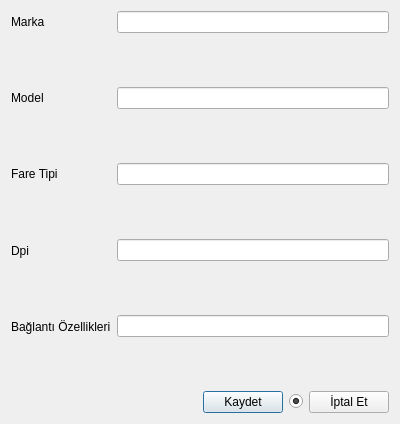
<?xml version="1.0" encoding="UTF-8"?>
<ui version="4.0">
 <class>TKNFarePencere</class>
 <widget class="QDialog" name="TKNFarePencere">
  <property name="geometry">
   <rect>
    <x>0</x>
    <y>0</y>
    <width>400</width>
    <height>424</height>
   </rect>
  </property>
  <property name="windowTitle">
   <string>Dialog</string>
  </property>
  <layout class="QVBoxLayout" name="verticalLayout_3">
   <item>
    <layout class="QHBoxLayout" name="horizontalLayout_2">
     <item>
      <layout class="QVBoxLayout" name="verticalLayout">
       <property name="spacing">
        <number>55</number>
       </property>
       <item>
        <widget class="QLabel" name="label">
         <property name="text">
          <string>Marka</string>
         </property>
         <property name="buddy">
          <cstring>lineEdit</cstring>
         </property>
        </widget>
       </item>
       <item>
        <widget class="QLabel" name="label_2">
         <property name="text">
          <string>Model</string>
         </property>
         <property name="buddy">
          <cstring>lineEdit_2</cstring>
         </property>
        </widget>
       </item>
       <item>
        <widget class="QLabel" name="label_3">
         <property name="text">
          <string>Fare Tipi</string>
         </property>
         <property name="buddy">
          <cstring>lineEdit_3</cstring>
         </property>
        </widget>
       </item>
       <item>
        <widget class="QLabel" name="label_4">
         <property name="text">
          <string>Dpi</string>
         </property>
         <property name="buddy">
          <cstring>lineEdit_4</cstring>
         </property>
        </widget>
       </item>
       <item>
        <widget class="QLabel" name="label_5">
         <property name="text">
          <string>Bağlantı Özellikleri</string>
         </property>
         <property name="buddy">
          <cstring>lineEdit_5</cstring>
         </property>
        </widget>
       </item>
      </layout>
     </item>
     <item>
      <layout class="QVBoxLayout" name="verticalLayout_2">
       <property name="spacing">
        <number>54</number>
       </property>
       <item>
        <widget class="QLineEdit" name="lineEdit"/>
       </item>
       <item>
        <widget class="QLineEdit" name="lineEdit_2"/>
       </item>
       <item>
        <widget class="QLineEdit" name="lineEdit_3"/>
       </item>
       <item>
        <widget class="QLineEdit" name="lineEdit_4"/>
       </item>
       <item>
        <widget class="QLineEdit" name="lineEdit_5"/>
       </item>
      </layout>
     </item>
    </layout>
   </item>
   <item>
    <spacer name="verticalSpacer">
     <property name="orientation">
      <enum>Qt::Vertical</enum>
     </property>
     <property name="sizeHint" stdset="0">
      <size>
       <width>20</width>
       <height>40</height>
      </size>
     </property>
    </spacer>
   </item>
   <item>
    <layout class="QHBoxLayout" name="horizontalLayout">
     <item>
      <spacer name="horizontalSpacer">
       <property name="orientation">
        <enum>Qt::Horizontal</enum>
       </property>
       <property name="sizeHint" stdset="0">
        <size>
         <width>40</width>
         <height>20</height>
        </size>
       </property>
      </spacer>
     </item>
     <item>
      <widget class="QPushButton" name="pushButton">
       <property name="text">
        <string>Kaydet</string>
       </property>
      </widget>
     </item>
     <item>
      <widget class="QRadioButton" name="radioButton">
       <property name="text">
        <string/>
       </property>
       <property name="checked">
        <bool>true</bool>
       </property>
      </widget>
     </item>
     <item>
      <widget class="QPushButton" name="pushButton_2">
       <property name="text">
        <string>İptal Et</string>
       </property>
      </widget>
     </item>
    </layout>
   </item>
  </layout>
 </widget>
 <resources/>
 <connections>
  <connection>
   <sender>pushButton</sender>
   <signal>clicked()</signal>
   <receiver>TKNFarePencere</receiver>
   <slot>accept()</slot>
   <hints>
    <hint type="sourcelabel">
     <x>200</x>
     <y>400</y>
    </hint>
    <hint type="destinationlabel">
     <x>93</x>
     <y>399</y>
    </hint>
   </hints>
  </connection>
  <connection>
   <sender>pushButton_2</sender>
   <signal>clicked()</signal>
   <receiver>TKNFarePencere</receiver>
   <slot>reject()</slot>
   <hints>
    <hint type="sourcelabel">
     <x>324</x>
     <y>399</y>
    </hint>
    <hint type="destinationlabel">
     <x>27</x>
     <y>399</y>
    </hint>
   </hints>
  </connection>
 </connections>
</ui>
